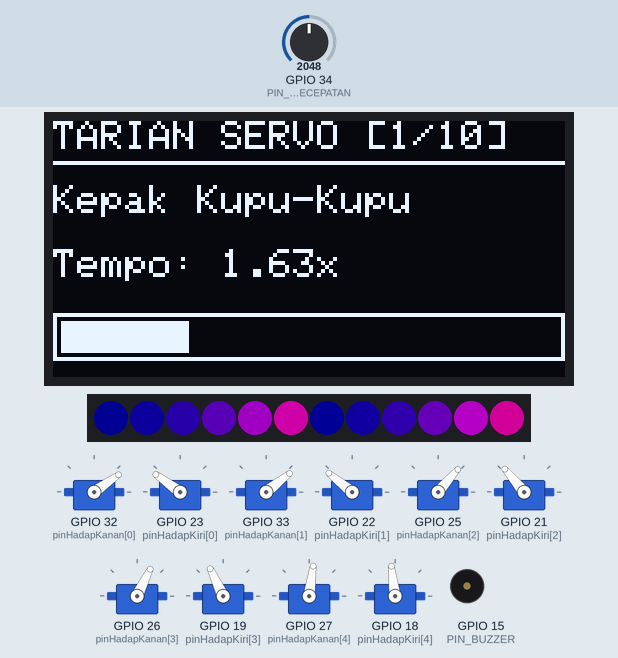
Recording of a sketch running on a simulated ESP32. On the bench: 128×64 one-colour display, 12 RGB LEDs in strip order, left to right, 10 × servo, buzzer (waves = sounding). Inputs (shaded band) come from the test bench; at power-on: GPIO 34 (PIN_POT_KECEPATAN) = 2048. Dim RGB values are drawn brighter than linear; what the sketch prints to the serial monitor is not drawn.

Above: at 2.0 s.
2.1 s: GPIO 34 (PIN_POT_KECEPATAN) set to 3603
At 3.93 s:
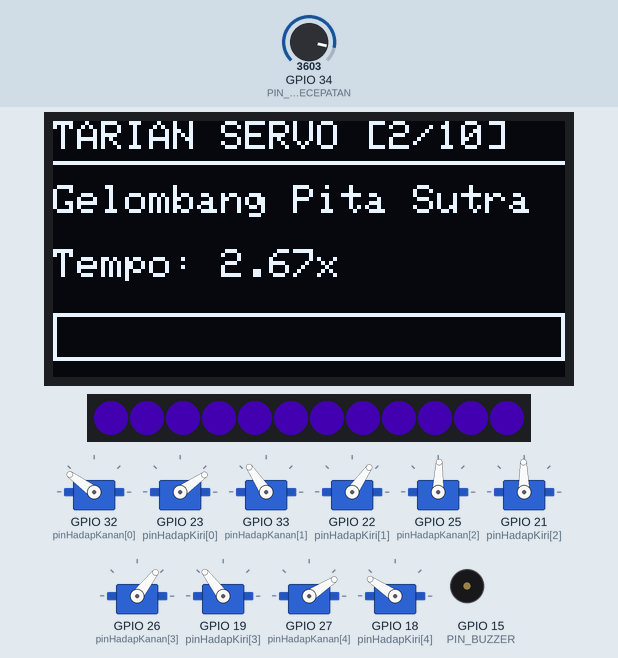
5.1 s: GPIO 34 (PIN_POT_KECEPATAN) set to 3484
At 7.02 s:
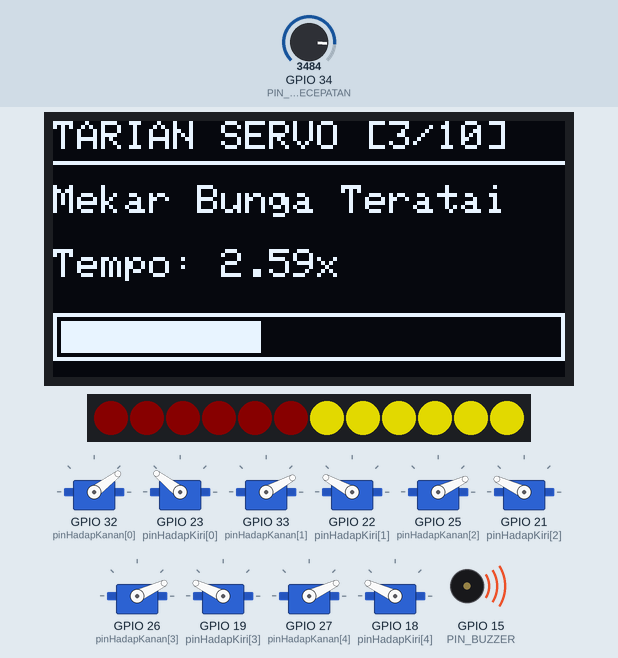
7.8 s: GPIO 34 (PIN_POT_KECEPATAN) set to 3263
At 8.26 s:
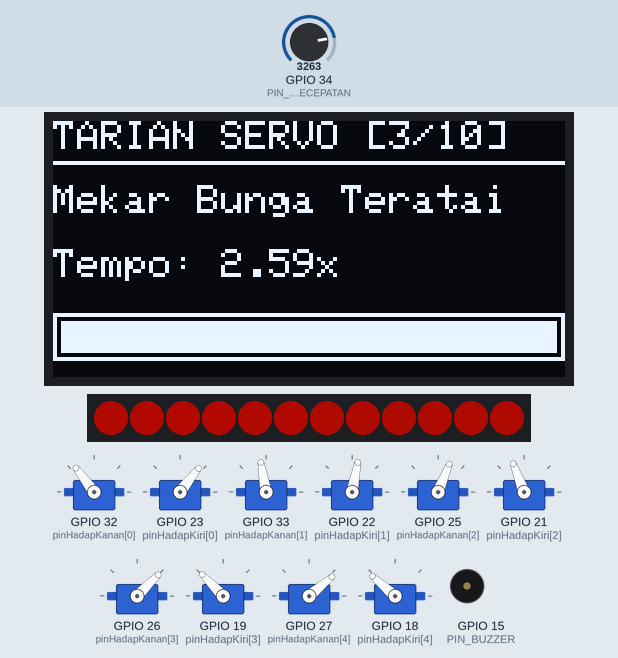
10.5 s: GPIO 34 (PIN_POT_KECEPATAN) set to 3164
At 11.27 s:
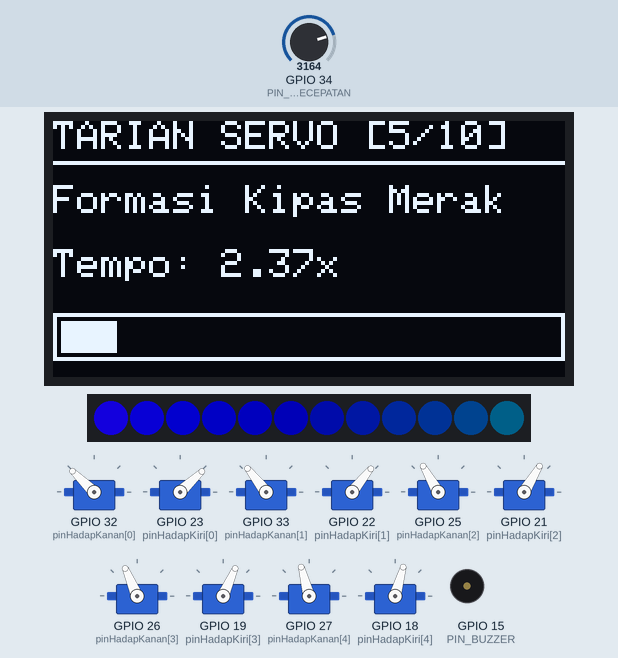
12.9 s: GPIO 34 (PIN_POT_KECEPATAN) set to 4095
At 13.99 s:
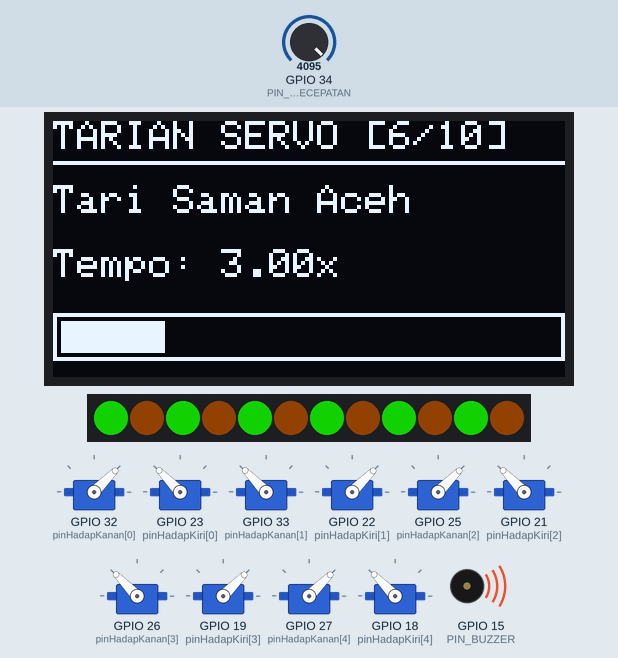
15.6 s: GPIO 34 (PIN_POT_KECEPATAN) set to 2866
At 16.04 s:
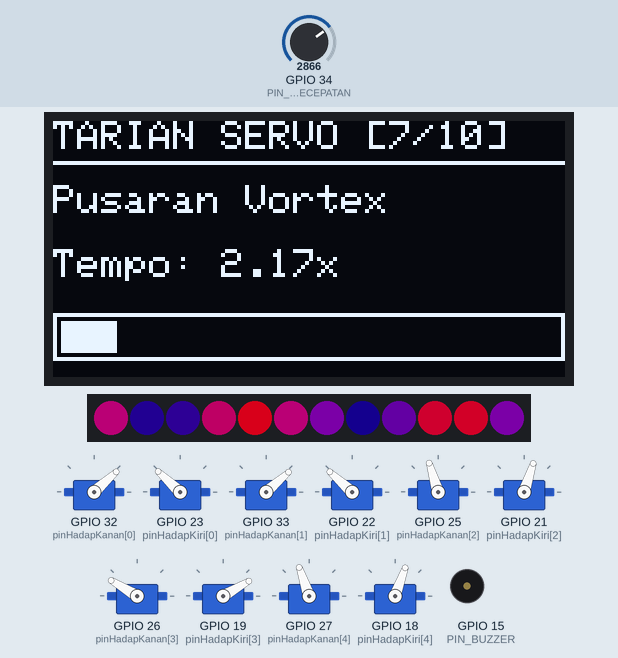
Timing chart, 0 to 21.2 s (numbered marks = the images above; inputs shaded):
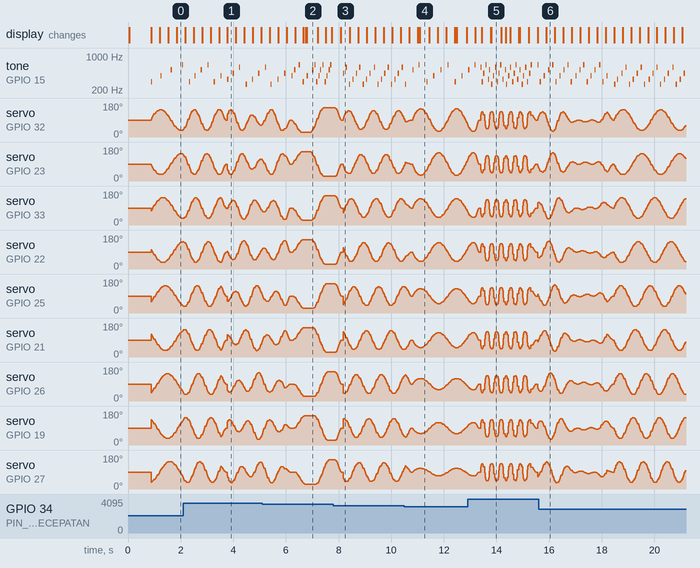

Measured:
- the behaviour switches between 3517 and 3516 on GPIO 34 (PIN_POT_KECEPATAN) (found by bisection; images 1 and 2)
- the behaviour switches between 3231 and 3230 on GPIO 34 (PIN_POT_KECEPATAN) (found by bisection; images 3 and 4)
- after the input at 15.6 s, the display: changes after 0.29 s (image 6)
- by itself, tone on GPIO 15 (PIN_BUZZER): plays 294 Hz for 0.04 s, 392 Hz for 0.04 s, 523 Hz for 0.04 s, 659 Hz for 0.04 s, 294 Hz for 0.04 s, 392 Hz for 0.04 s … (37 notes in this stretch)

The sketch:

sketch.ino
```cpp
#include <ESP32Servo.h>
#include <Wire.h>
#include <Adafruit_GFX.h>
#include <Adafruit_SSD1306.h>
#include <Adafruit_NeoPixel.h>
#include <math.h>

// =========================================================================
// KONFIGURASI PIN & PERANGKAT
// =========================================================================
const int JUMLAH_PASANG      = 6;
const int PIN_POT_KECEPATAN  = 34; // Input ADC1 Slide Potentiometer
const int PIN_NEOPIXEL       = 13; // Output RMT NeoPixel Ring (12 LED)
const int JUMLAH_LED         = 12;
const int PIN_BUZZER         = 15; // Output PWM Buzzer Pasif
const int PIN_OLED_SDA       = 16; // I2C SDA
const int PIN_OLED_SCL       = 4;  // I2C SCL

#define SCREEN_WIDTH 128
#define SCREEN_HEIGHT 64

Adafruit_SSD1306 display(SCREEN_WIDTH, SCREEN_HEIGHT, &Wire, -1);
Adafruit_NeoPixel strip(JUMLAH_LED, PIN_NEOPIXEL, NEO_GRB + NEO_KHZ800);

Servo servoKanan[JUMLAH_PASANG]; // 6 servo hadap kanan (sisi kiri kanvas)
Servo servoKiri[JUMLAH_PASANG];  // 6 servo hadap kiri (sisi kanan kanvas)

const int pinHadapKanan[JUMLAH_PASANG] = {32, 33, 25, 26, 27, 14};
const int pinHadapKiri[JUMLAH_PASANG]  = {23, 22, 21, 19, 18, 17};

// Tangga nada pentatonik Gamelan Pelog/Slendro (Hz) untuk iringan tarian
const int NADA_PENTATONIK[8] = {262, 294, 330, 392, 440, 523, 587, 659};

// State global untuk tampilan OLED & iringan audio/LED
int babakAktif = 1;
const char* namaBabakAktif = "Inisialisasi...";
uint16_t warnaTemaHue = 0;
int langkahKetukanTerakhir = -1;
unsigned long waktuUpdateOLED = 0;

// =========================================================================
// FUNGSI KONTROL KECEPATAN, AUDIO, LED & OLED
// =========================================================================
float bacaKecepatanGlobal() {
  int nilaiADC = analogRead(PIN_POT_KECEPATAN);
  return 0.25 + (nilaiADC / 4095.0) * 2.75; // 0.25x s/d 3.00x
}

// Memainkan iringan nada pentatonik non-blocking mengikuti tempo virtual (t)
void updateAudioIrama(float t, int polaIrama) {
  int ketukan = (int)(t * 4.0); // 4 ketukan per detik virtual
  if (ketukan != langkahKetukanTerakhir) {
    langkahKetukanTerakhir = ketukan;
    if (polaIrama == 0) {
      noTone(PIN_BUZZER);
      return;
    }
    int idxNada = (ketukan * polaIrama + babakAktif) % 8;
    // Aksen ketukan ringan (durasi singkat 45ms agar tidak mengganggu loop)
    if (ketukan % 2 == 0 || polaIrama >= 2) {
      tone(PIN_BUZZER, NADA_PENTATONIK[idxNada], 45);
    }
  }
}

// Memperbarui warna 12 LED NeoPixel sesuai sudut masing-masing servo
void updateNeoPixel() {
  for (int i = 0; i < JUMLAH_PASANG; i++) {
    int sudutKanan = servoKanan[i].read();
    int sudutKiri  = servoKiri[i].read();

    // LED 0..5 mewakili 6 servo kiri (atas ke bawah)
    uint16_t hueKanan = warnaTemaHue + map(sudutKanan, 10, 170, 0, 18000);
    uint8_t valKanan  = map(sudutKanan, 10, 170, 60, 255);
    strip.setPixelColor(i, strip.gamma32(strip.ColorHSV(hueKanan, 240, valKanan)));

    // LED 11..6 mewakili 6 servo kanan (atas ke bawah)
    uint16_t hueKiri = warnaTemaHue + map(sudutKiri, 10, 170, 0, 18000);
    uint8_t valKiri  = map(sudutKiri, 10, 170, 60, 255);
    strip.setPixelColor(11 - i, strip.gamma32(strip.ColorHSV(hueKiri, 240, valKiri)));
  }
  strip.show();
}

// Memperbarui layar OLED setiap ~120ms agar tidak membebani frame rate servo
void updateOLED(float progres01) {
  if (millis() - waktuUpdateOLED < 120) return;
  waktuUpdateOLED = millis();

  float kec = bacaKecepatanGlobal();
  display.clearDisplay();
  display.setTextColor(SSD1306_WHITE);

  // Header Babak
  display.setTextSize(1);
  display.setCursor(0, 0);
  display.print("TARIAN SERVO [");
  display.print(babakAktif);
  display.print("/10]");

  display.drawLine(0, 10, 127, 10, SSD1306_WHITE);

  // Nama Tarian
  display.setCursor(0, 16);
  display.println(namaBabakAktif);

  // Kecepatan Global dari Slide Potentiometer
  display.setCursor(0, 32);
  display.print("Tempo: ");
  display.print(kec, 2);
  display.print("x");

  // Progress Bar Babak
  progres01 = constrain(progres01, 0.0, 1.0);
  display.drawRect(0, 48, 128, 12, SSD1306_WHITE);
  display.fillRect(2, 50, (int)(124 * progres01), 8, SSD1306_WHITE);

  display.display();
}

void mulaiBabak(int nomor, const char* nama, uint16_t hueTema) {
  babakAktif = nomor;
  namaBabakAktif = nama;
  warnaTemaHue = hueTema;
  langkahKetukanTerakhir = -1;
  waktuUpdateOLED = 0;

  Serial.print("Babak ");
  Serial.print(nomor);
  Serial.print("/10: ");
  Serial.print(nama);
  Serial.print(" | Kecepatan: ");
  Serial.print(bacaKecepatanGlobal(), 2);
  Serial.println("x");

  updateOLED(0.0);
}

void delayDinamis(int durasiMs) {
  float progres = 0.0;
  while (progres < durasiMs) {
    float kec = bacaKecepatanGlobal();
    progres += 20.0 * kec;
    updateNeoPixel();
    delay(20);
  }
}

// =========================================================================
// KONTROL GERAK SERVO
// =========================================================================
void setSimetris(int baris, float sudut) {
  sudut = constrain(sudut, 10, 170);
  servoKanan[baris].write((int)sudut);
  servoKiri[baris].write((int)(180.0 - sudut));
}

void setBebas(int baris, float sudutKanan, float sudutKiri) {
  servoKanan[baris].write((int)constrain(sudutKanan, 10, 170));
  servoKiri[baris].write((int)constrain(sudutKiri, 10, 170));
}

void kembaliNetral(int durasiMs) {
  noTone(PIN_BUZZER);
  float awalKanan[JUMLAH_PASANG];
  float awalKiri[JUMLAH_PASANG];

  for (int i = 0; i < JUMLAH_PASANG; i++) {
    awalKanan[i] = servoKanan[i].read();
    awalKiri[i]  = servoKiri[i].read();
  }

  float t = 0.0;
  while (t < 1.0) {
    t += (20.0 / durasiMs) * bacaKecepatanGlobal();
    if (t > 1.0) t = 1.0;

    float ease = t * t * (3.0 - 2.0 * t);
    for (int i = 0; i < JUMLAH_PASANG; i++) {
      setBebas(i,
        awalKanan[i] + (90.0 - awalKanan[i]) * ease,
        awalKiri[i]  + (90.0 - awalKiri[i])  * ease
      );
    }
    updateNeoPixel();
    delay(20);
  }
}

void setup() {
  Serial.begin(115200);
  pinMode(PIN_POT_KECEPATAN, INPUT);
  pinMode(PIN_BUZZER, OUTPUT);

  // Inisialisasi I2C OLED pada pin khusus (SDA=16, SCL=4)
  Wire.begin(PIN_OLED_SDA, PIN_OLED_SCL);
  if (!display.begin(SSD1306_SWITCHCAPVCC, 0x3C)) {
    Serial.println("OLED SSD1306 gagal diinisialisasi!");
  }
  display.clearDisplay();
  display.setTextSize(1);
  display.setTextColor(SSD1306_WHITE);
  display.setCursor(12, 24);
  display.println("TARIAN SERVO 12-DOF");
  display.display();

  // Inisialisasi NeoPixel
  strip.begin();
  strip.setBrightness(200);
  strip.show();

  // Inisialisasi 12 Servo
  for (int i = 0; i < JUMLAH_PASANG; i++) {
    servoKanan[i].attach(pinHadapKanan[i]);
    servoKiri[i].attach(pinHadapKiri[i]);
    setSimetris(i, 90);
  }
  updateNeoPixel();
  delay(800);
}

// =========================================================================
// 10 BABAK KOREOGRAFI TARIAN
// =========================================================================
void tarianKupuKupu(float durasi) {
  float t = 0.0;
  while (t < durasi) {
    t += 0.02 * bacaKecepatanGlobal();
    for (int i = 0; i < JUMLAH_PASANG; i++) {
      setSimetris(i, 90.0 + 55.0 * sin(t * 3.2 - i * 0.35));
    }
    updateNeoPixel();
    updateAudioIrama(t, 1);
    updateOLED(t / durasi);
    delay(20);
  }
}

void tarianPitaSutra(float durasi) {
  float t = 0.0;
  while (t < durasi) {
    t += 0.02 * bacaKecepatanGlobal();
    for (int i = 0; i < JUMLAH_PASANG; i++) {
      float sudut = 90.0 + sin(t * 4.0 - i * 0.75) * 40.0 + cos(t * 2.0 + i * 0.45) * 20.0;
      setSimetris(i, sudut);
    }
    updateNeoPixel();
    updateAudioIrama(t, 1);
    updateOLED(t / durasi);
    delay(20);
  }
}

void tarianBungaTeratai() {
  float t = 0.0;
  while (t < 1.0) {
    t += (1.0 / 60.0) * bacaKecepatanGlobal();
    if (t > 1.0) t = 1.0;
    for (int i = 0; i < JUMLAH_PASANG; i++) {
      float d = constrain((t * 1.4) - (i * 0.08), 0.0, 1.0);
      float smooth = d * d * (3.0 - 2.0 * d);
      setSimetris(i, 90.0 - 65.0 * smooth);
    }
    updateNeoPixel();
    updateAudioIrama(t * 2.0, 1);
    updateOLED(t * 0.45);
    delay(20);
  }
  delayDinamis(250);

  t = 0.0;
  while (t < 1.0) {
    t += (1.0 / 80.0) * bacaKecepatanGlobal();
    if (t > 1.0) t = 1.0;
    for (int i = 0; i < JUMLAH_PASANG; i++) {
      float d = constrain((t * 1.5) - (i * 0.1), 0.0, 1.0);
      float smooth = d * d * (3.0 - 2.0 * d);
      setSimetris(i, 25.0 + 130.0 * smooth);
    }
    updateNeoPixel();
    updateAudioIrama(2.0 + t * 2.5, 2);
    updateOLED(0.45 + t * 0.55);
    delay(20);
  }
  delayDinamis(350);
}

void tarianSpiralDNA(float durasi) {
  float t = 0.0;
  while (t < durasi) {
    t += 0.02 * bacaKecepatanGlobal();
    for (int i = 0; i < JUMLAH_PASANG; i++) {
      float fase = t * 3.5 - i * 0.65;
      setBebas(i, 90.0 + 50.0 * sin(fase), 90.0 + 50.0 * sin(fase + PI));
    }
    updateNeoPixel();
    updateAudioIrama(t, 2);
    updateOLED(t / durasi);
    delay(20);
  }
}

void tarianKipasMerak(float durasi) {
  float t = 0.0;
  while (t < durasi) {
    t += 0.02 * bacaKecepatanGlobal();
    float napas = sin(t * 2.5);
    for (int i = 0; i < JUMLAH_PASANG; i++) {
      setSimetris(i, 90.0 + (JUMLAH_PASANG - i) * 10.0 * napas);
    }
    updateNeoPixel();
    updateAudioIrama(t, 1);
    updateOLED(t / durasi);
    delay(20);
  }
}

void tarianSaman(float durasi) {
  float t = 0.0;
  while (t < durasi) {
    t += 0.02 * bacaKecepatanGlobal();
    float ketukan = sin(t * 7.5);
    float aksen = (ketukan >= 0) ? pow(ketukan, 0.5) : -pow(-ketukan, 0.5);
    for (int i = 0; i < JUMLAH_PASANG; i++) {
      float arah = (i % 2 == 0) ? 1.0 : -1.0;
      setSimetris(i, 90.0 + 45.0 * aksen * arah);
    }
    updateNeoPixel();
    updateAudioIrama(t * 1.5, 3); // Ketukan cepat untuk Tari Saman
    updateOLED(t / durasi);
    delay(20);
  }
}

void tarianVortex(float durasi) {
  float t = 0.0;
  while (t < durasi) {
    t += 0.02 * bacaKecepatanGlobal();
    for (int i = 0; i < JUMLAH_PASANG; i++) {
      float pos = (float)i / (JUMLAH_PASANG - 1);
      float ampl = 25.0 + 35.0 * sin(t * 1.5);
      setSimetris(i, 90.0 + sin(t * 4.5 + pos * PI * 2.0) * ampl);
    }
    updateNeoPixel();
    updateAudioIrama(t, 2);
    updateOLED(t / durasi);
    delay(20);
  }
}

void tarianPendulumWave(float durasi) {
  float t = 0.0;
  while (t < durasi) {
    t += 0.02 * bacaKecepatanGlobal();
    for (int i = 0; i < JUMLAH_PASANG; i++) {
      float freq = 2.6 + i * 0.38;
      setSimetris(i, 90.0 + 55.0 * sin(t * freq));
    }
    updateNeoPixel();
    updateAudioIrama(t, 2);
    updateOLED(t / durasi);
    delay(20);
  }
}

void tarianOmbakDiagonal(float durasi) {
  float t = 0.0;
  while (t < durasi) {
    t += 0.02 * bacaKecepatanGlobal();
    for (int i = 0; i < JUMLAH_PASANG; i++) {
      float kanan = 90.0 + 55.0 * sin(t * 4.2 - i * 0.55);
      float kiri  = 90.0 - 55.0 * sin(t * 4.2 - i * 0.55 - 0.85);
      setBebas(i, kanan, kiri);
    }
    updateNeoPixel();
    updateAudioIrama(t, 2);
    updateOLED(t / durasi);
    delay(20);
  }
}

void tarianPenutup() {
  float t = 0.0;
  while (t < 1.0) {
    t += (1.0 / 40.0) * bacaKecepatanGlobal();
    if (t > 1.0) t = 1.0;
    float ease = t * t * (3.0 - 2.0 * t);
    for (int i = 0; i < JUMLAH_PASANG; i++) {
      setSimetris(i, 90.0 + 65.0 * ease);
    }
    updateNeoPixel();
    updateAudioIrama(t * 2.0, 2);
    updateOLED(t * 0.4);
    delay(20);
  }
  delayDinamis(350);

  t = 0.0;
  while (t < 1.0) {
    t += (1.0 / 75.0) * bacaKecepatanGlobal();
    if (t > 1.0) t = 1.0;
    for (int i = 0; i < JUMLAH_PASANG; i++) {
      float p = constrain((t * 1.5) - (i * 0.09), 0.0, 1.0);
      float ease = p * p * (3.0 - 2.0 * p);
      setSimetris(i, 155.0 - 120.0 * ease);
    }
    updateNeoPixel();
    updateAudioIrama(2.0 + t * 2.0, 1);
    updateOLED(0.4 + t * 0.6);
    delay(20);
  }
  tone(PIN_BUZZER, 523, 350); // Nada penutup panjang
  delayDinamis(850);
}

void loop() {
  mulaiBabak(1, "Kepak Kupu-Kupu", 42000);   // Biru-Cyan
  tarianKupuKupu(4.5);
  kembaliNetral(500);

  mulaiBabak(2, "Gelombang Pita Sutra", 52000); // Magenta-Ungu
  tarianPitaSutra(4.5);
  kembaliNetral(500);

  mulaiBabak(3, "Mekar Bunga Teratai", 60000); // Merah Muda-Emas
  tarianBungaTeratai();
  kembaliNetral(600);

  mulaiBabak(4, "Spiral DNA", 22000);          // Hijau Zamrud
  tarianSpiralDNA(4.5);
  kembaliNetral(500);

  mulaiBabak(5, "Formasi Kipas Merak", 32000); // Toska-Biru
  tarianKipasMerak(4.5);
  kembaliNetral(500);

  mulaiBabak(6, "Tari Saman Aceh", 4000);      // Merah-Oranye
  tarianSaman(4.5);
  kembaliNetral(500);

  mulaiBabak(7, "Pusaran Vortex", 46000);      // Ungu Elektrik
  tarianVortex(4.5);
  kembaliNetral(500);

  mulaiBabak(8, "Pendulum Wave", 10000);       // Kuning Emas
  tarianPendulumWave(5.5);
  kembaliNetral(500);

  mulaiBabak(9, "Riak Ombak Diagonal", 36000); // Biru Laut
  tarianOmbakDiagonal(4.5);
  kembaliNetral(500);

  mulaiBabak(10, "Penutup Hormat Agung", 8000); // Emas Hangat
  tarianPenutup();
  kembaliNetral(1100);
}
```
